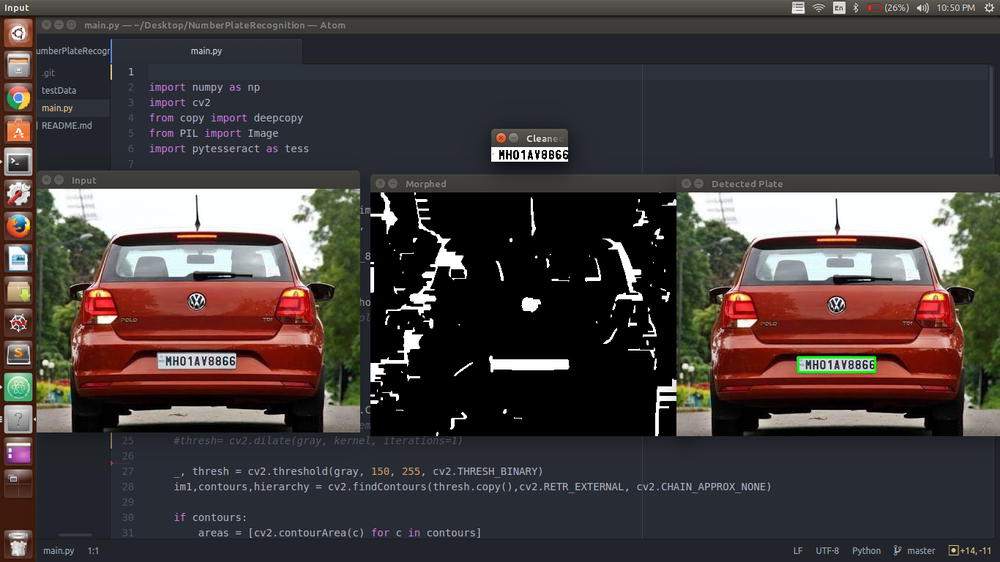
#> input picture python/extract_plate/testData/SS1.png, 1000 x 562 px, shrunk from 1366 x 768 before the run; its folder holds only this picture in this run
$ python main.py   (older library calls are emulated)
#> lines starting #> are read from the running program, lines starting #| are printed output that depends on the picture; after the words box and inside, x2 and y2 are one past the last pixel; in counts of white or black regions, pixels touching at a corner belong together
#> further down, img is the input picture: shape (562, 1000, 3); mean B, G, R 60.6, 61.3, 67.7

import numpy as np
import cv2
from copy import deepcopy
from PIL import Image
import pytesseract as tess
import os

def preprocess(img):
	#  cv2.imshow("Input",img)
	imgBlurred = cv2.GaussianBlur(img, (5,5), 0)
	gray = cv2.cvtColor(imgBlurred, cv2.COLOR_BGR2GRAY)
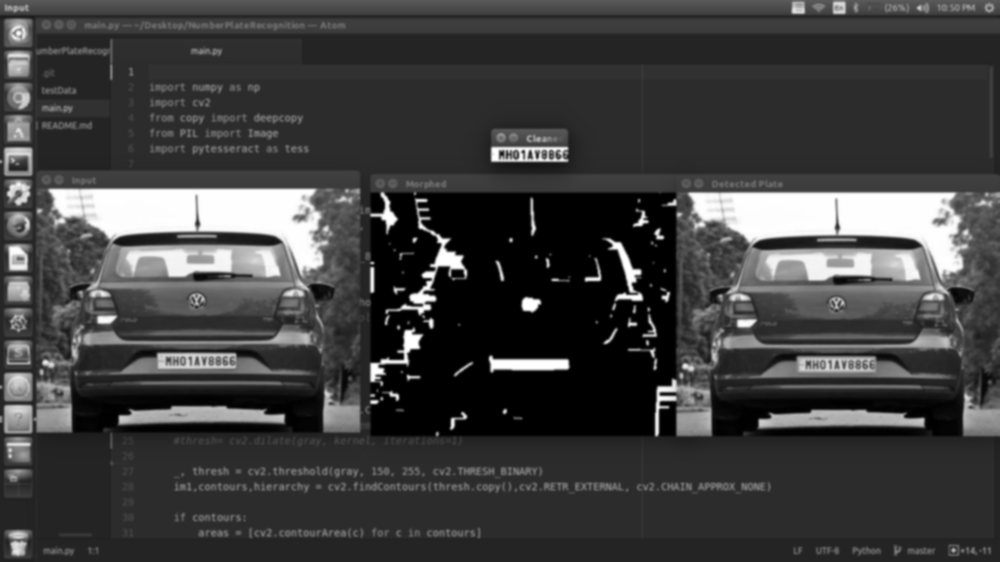
#> gray: shape (562, 1000); min 0, max 255, mean 63.2

	sobelx = cv2.Sobel(gray,cv2.CV_8U,1,0,ksize=3)
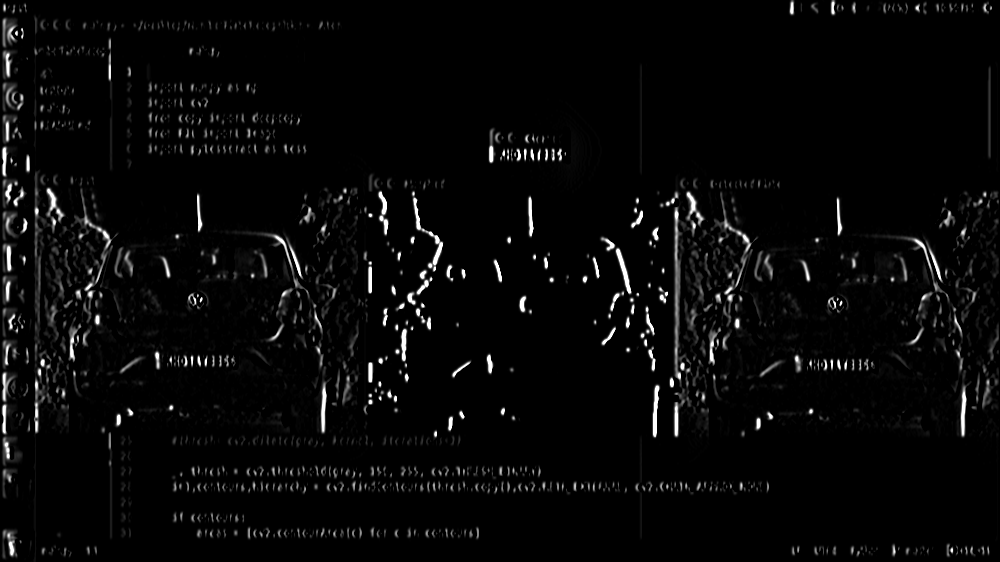
#> sobelx: shape (562, 1000); min 0, max 255, mean 8.1
	#cv2.imshow("Sobel",sobelx)
	#cv2.waitKey(0)
	ret2,threshold_img = cv2.threshold(sobelx,0,255,cv2.THRESH_BINARY+cv2.THRESH_OTSU)
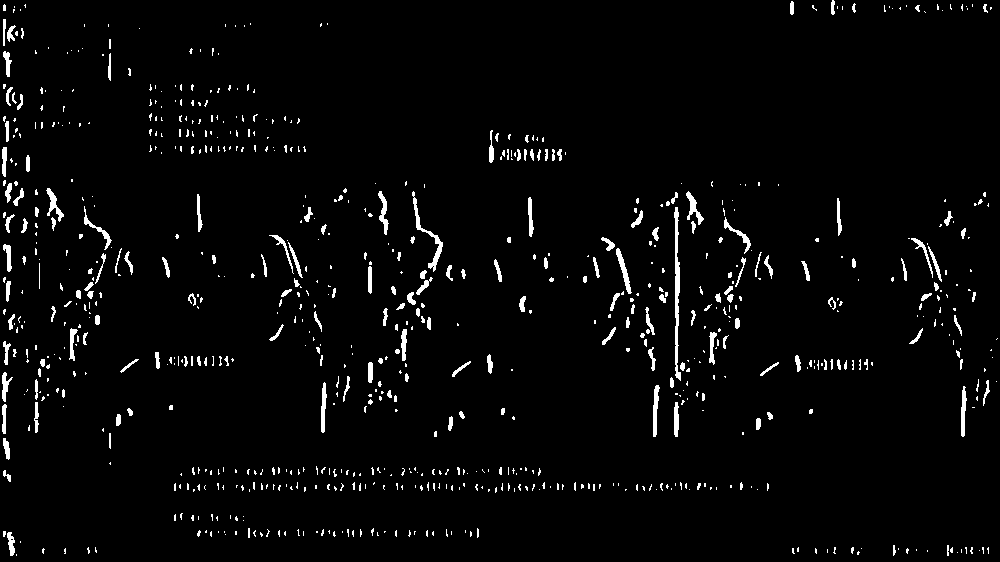
#> threshold_img: shape (562, 1000); 3% white; 813 white regions (621 under 20 px), largest, box (x1, y1, x2, y2) and area: (674, 207, 681, 381) 615, (412, 191, 443, 272) 373, (616, 248, 632, 294) 225
#> ret2 = 82
	#cv2.imshow("Threshold",threshold_img)
	#cv2.waitKey(0)
	return threshold_img

def cleanPlate(plate):
	#  print ("CLEANING PLATE. . .")
	gray = cv2.cvtColor(plate, cv2.COLOR_BGR2GRAY)
	#kernel = cv2.getStructuringElement(cv2.MORPH_CROSS, (3, 3))
	#thresh= cv2.dilate(gray, kernel, iterations=1)

	_, thresh = cv2.threshold(gray, 150, 255, cv2.THRESH_BINARY)
	im1,contours,hierarchy = cv2.findContours(thresh.copy(),cv2.RETR_EXTERNAL, cv2.CHAIN_APPROX_NONE)

	if contours:
		areas = [cv2.contourArea(c) for c in contours]
		max_index = np.argmax(areas)

		max_cnt = contours[max_index]
		max_cntArea = areas[max_index]
		x,y,w,h = cv2.boundingRect(max_cnt)

		if not ratioCheck(max_cntArea,w,h):
			return plate,None

		cleaned_final = thresh[y:y+h, x:x+w]
		#cv2.imshow("Function Test",cleaned_final)
		return cleaned_final,[x,y,w,h]

	else:
		return plate,None


def extract_contours(threshold_img):
	element = cv2.getStructuringElement(shape=cv2.MORPH_RECT, ksize=(17, 3))
	morph_img_threshold = threshold_img.copy()
	cv2.morphologyEx(src=threshold_img, op=cv2.MORPH_CLOSE, kernel=element, dst=morph_img_threshold)
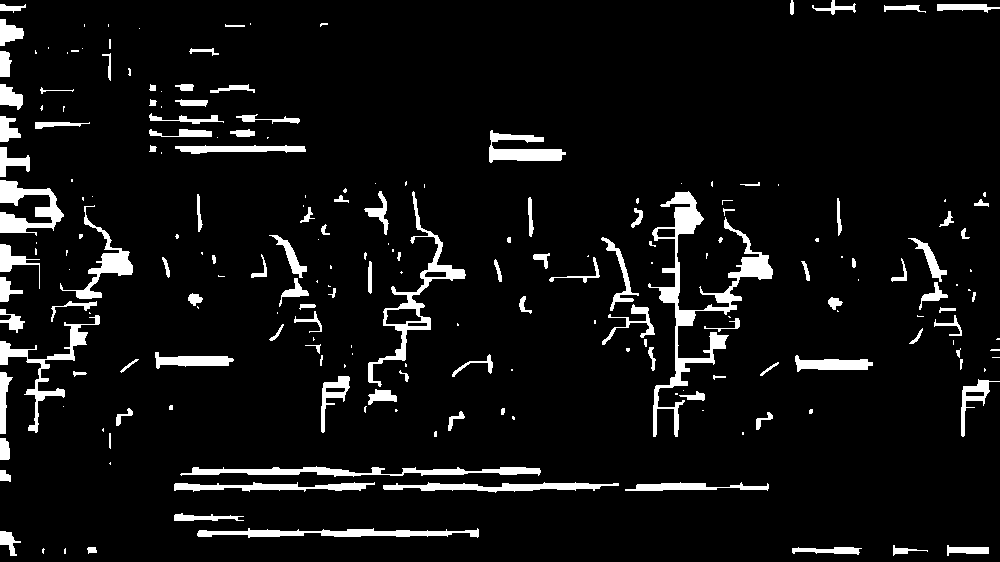
#> morph_img_threshold: shape (562, 1000); 6.8% white; 213 white regions (95 under 20 px)
	#  cv2.imshow("Morphed",morph_img_threshold)
	cv2.waitKey(0)

	im2,contours, hierarchy= cv2.findContours(morph_img_threshold,mode=cv2.RETR_EXTERNAL,method=cv2.CHAIN_APPROX_NONE)
#> contours = 213 contours, 114 with area under 20; largest, box (x1, y1, x2, y2) and area: (648, 191, 773, 437) 4160, (368, 191, 466, 387) 2254, (180, 466, 541, 477) 1484, (0, 180, 64, 236) 1473, (0, 315, 100, 433) 1264
	return contours


def ratioCheck(area, width, height):
	ratio = float(width) / float(height)
	if ratio < 1:
		ratio = 1 / ratio

	aspect = 4.7272
	min = 15*aspect*15  # minimum area
	max = 125*aspect*125  # maximum area

	rmin = 3
	rmax = 6

	if (area < min or area > max) or (ratio < rmin or ratio > rmax):
		return False
	return True

def isMaxWhite(plate):
	avg = np.mean(plate)
	if(avg>=115):
		return True
	else:
 		return False

def validateRotationAndRatio(rect):
	(x, y), (width, height), rect_angle = rect

	if(width>height):
		angle = -rect_angle
	else:
		angle = 90 + rect_angle

	if angle>15:
	 	return False

	if height == 0 or width == 0:
		return False

	area = height*width
	if not ratioCheck(area,width,height):
		return False
	else:
		return True


def cleanAndRead(img,contours):
	#count=0
	for i,cnt in enumerate(contours):
		min_rect = cv2.minAreaRect(cnt)

		if validateRotationAndRatio(min_rect):

			x,y,w,h = cv2.boundingRect(cnt)
			plate_img = img[y:y+h,x:x+w]


			if(isMaxWhite(plate_img)):
				#count+=1
				clean_plate, rect = cleanPlate(plate_img)

				if rect:
					x1,y1,w1,h1 = rect
					x,y,w,h = x+x1,y+y1,w1,h1
					#  cv2.imshow("Cleaned Plate",clean_plate)
					cv2.imwrite("Cleaned_plate.jpeg",clean_plate)
                                        #  cv2.imwrite("")

					cv2.waitKey(0)
					plate_im = Image.fromarray(clean_plate)
					text = tess.image_to_string(plate_im, lang='eng')
					print ("Detected Text : ",text)
					img = cv2.rectangle(img,(x,y),(x+w,y+h),(0,255,0),2)
					#  cv2.imshow("Detected Plate",img)
					cv2.waitKey(0)

	#print "No. of final cont : " , count


if __name__ == '__main__':
    for filename in os.listdir("testData/"):
        #  print ("DETECTING PLATE . . .")
        #  img = cv2.imread("testData/Final.JPG")
        #  img = cv2.imread("./testData/test3.jpg")
        path = filename
        img = cv2.imread("./testData/"+path)


        threshold_img = preprocess(img)
        contours= extract_contours(threshold_img)

        # [7 lines of commented-out code are left out]
        cleanAndRead(img,contours)
#> the loop in cleanAndRead, `for i,cnt in enumerate(contours):` made 213 passes
#> (min_rect, width in validateRotationAndRatio, height in validateRotationAndRatio, rect_angle in validateRotationAndRatio, angle in validateRotationAndRatio, area in validateRotationAndRatio) on passes 50, 54: (((833.5, 363), (16, 77), -90), 16, 77, -90, 0, 1232), (((194, 360), (16, 78), -90), 16, 78, -90, 0, 1248)
#> (width in validateRotationAndRatio, height in validateRotationAndRatio, rect_angle in validateRotationAndRatio, angle in validateRotationAndRatio) on passes 1, 2, 7, 13, 16, 17: (5, 1, -90, 90), (4.85, 1.94, -75.96, 75.96), (16.82, 28.52, -42.27, 47.73), (11, 10, -90, 90), (21, 9, -90, 90), (15, 1, -90, 90)
